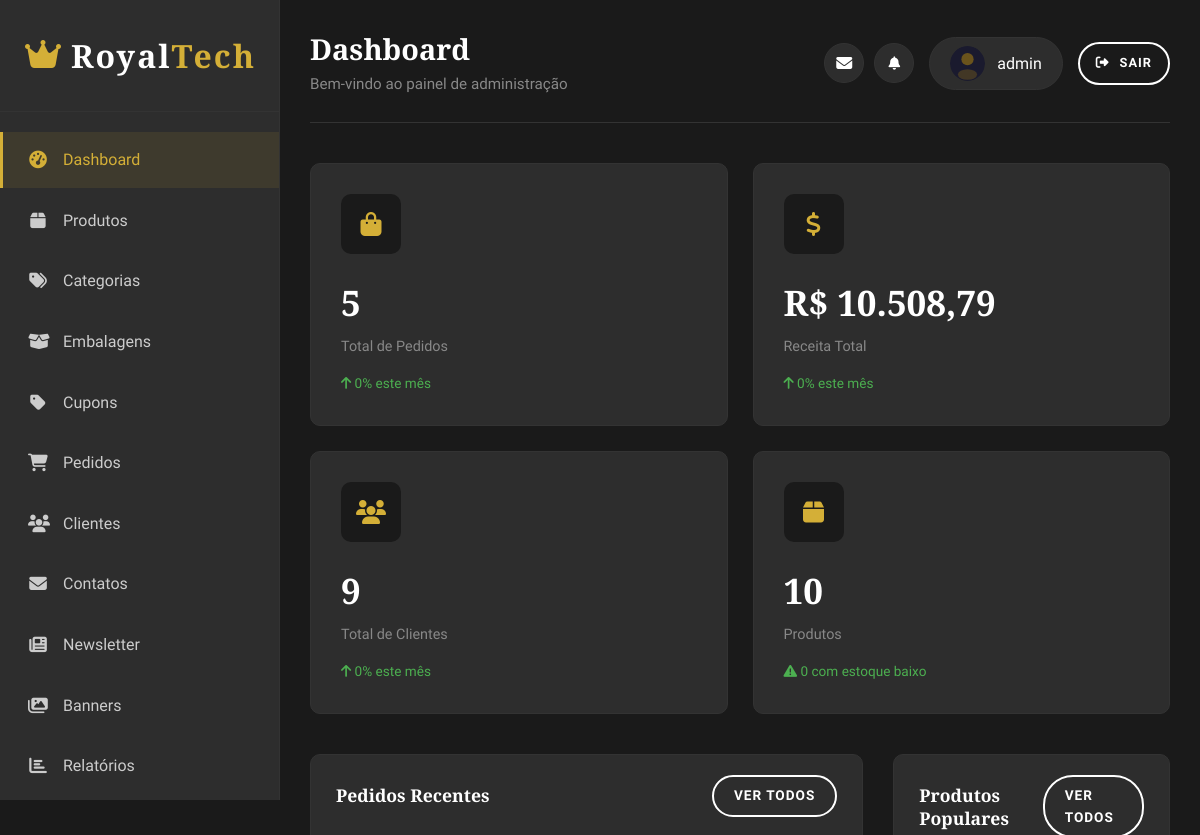
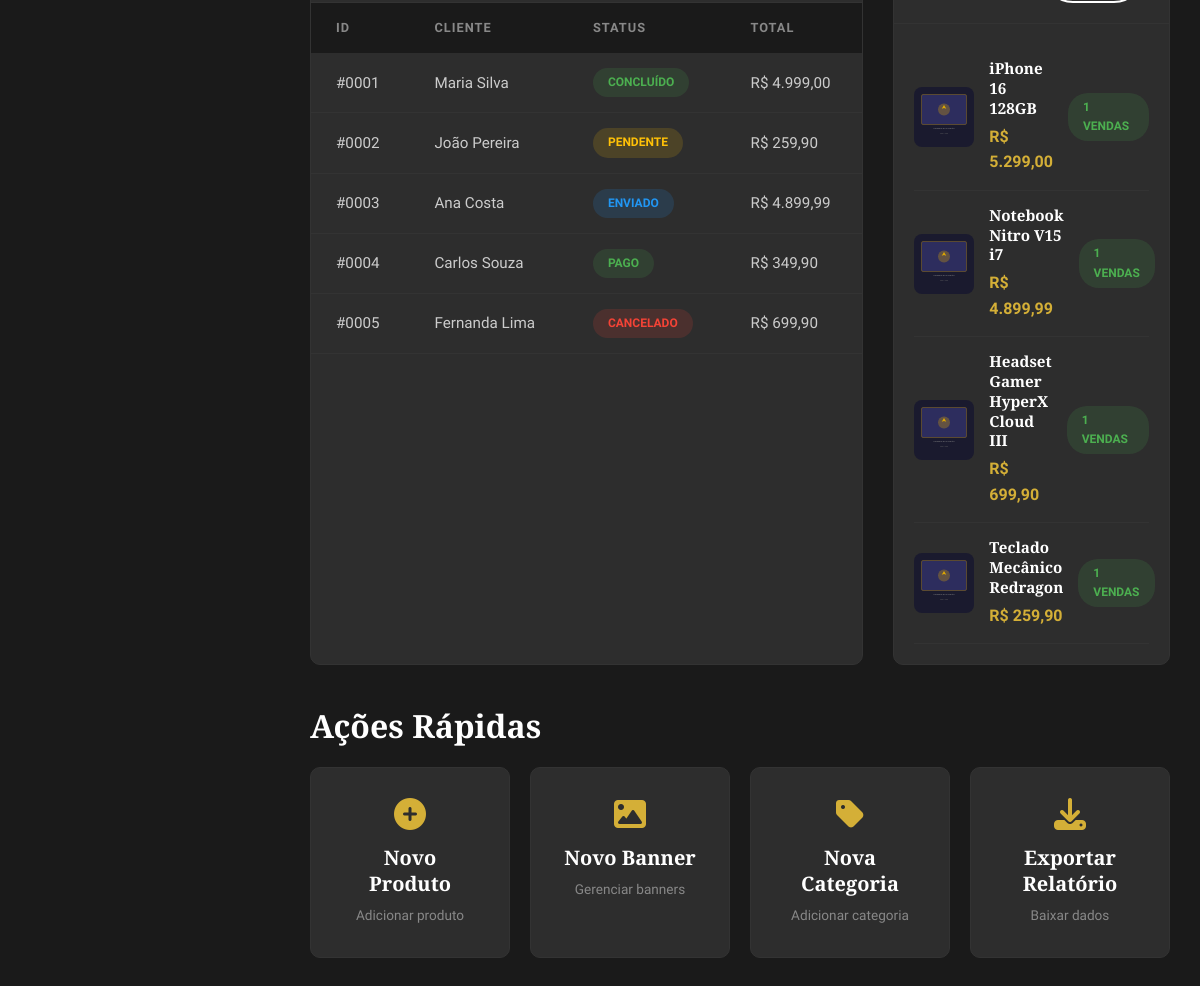
The page /pages/admin/index.php (signed in) on the database its author committed (2 pictures, top to bottom).
### tables this page shows
CREATE TABLE IF NOT EXISTS e5_orders (
  id INT PRIMARY KEY AUTO_INCREMENT,
  user_id INT NOT NULL,
  status ENUM('pending','paid','shipped','delivered','canceled') NOT NULL DEFAULT 'pending',
  total DECIMAL(10,2) NOT NULL,
  shipping_method VARCHAR(50) NULL,
  shipping_cost DECIMAL(10,2) NOT NULL DEFAULT 0.00,
  payment_method VARCHAR(50) NULL,
  coupon_code VARCHAR(50) NULL,
  payment_card_last_four CHAR(4) NULL,
  payment_status ENUM('pending','paid','refunded') NOT NULL DEFAULT 'pending',
  shipping_neighborhood VARCHAR(80) NULL,
  shipping_city VARCHAR(80) NULL,
  shipping_state VARCHAR(40) NULL,
  shipping_postal_code VARCHAR(10) NULL,
  tracking_code VARCHAR(100) NULL,
  comprovante_filename VARCHAR(60) NULL,
  email_status ENUM('sent','failed','skipped') NULL,
  email_error TEXT NULL,
  created_at TIMESTAMP DEFAULT CURRENT_TIMESTAMP,
  updated_at TIMESTAMP DEFAULT CURRENT_TIMESTAMP ON UPDATE CURRENT_TIMESTAMP,
  CONSTRAINT fk_orders_user FOREIGN KEY (user_id) REFERENCES e5_users(id)
);

CREATE TABLE IF NOT EXISTS e5_users (
  id INT PRIMARY KEY AUTO_INCREMENT,
  name VARCHAR(80) NOT NULL,
  email VARCHAR(120) UNIQUE NOT NULL,
  cpf VARCHAR(14) NULL,
  username VARCHAR(40) UNIQUE NOT NULL,
  password VARCHAR(255) NOT NULL,
  role ENUM('customer','admin') NOT NULL DEFAULT 'customer',
  postal_code VARCHAR(10) NOT NULL,
  street VARCHAR(120) NOT NULL,
  number INT NOT NULL,
  complement VARCHAR(80) DEFAULT NULL,
  created_at TIMESTAMP DEFAULT CURRENT_TIMESTAMP,
  updated_at TIMESTAMP DEFAULT CURRENT_TIMESTAMP ON UPDATE CURRENT_TIMESTAMP
);

CREATE TABLE IF NOT EXISTS e5_products (
  id INT PRIMARY KEY AUTO_INCREMENT,
  category_id INT NOT NULL,
  name VARCHAR(150) NOT NULL,
  slug VARCHAR(180) NOT NULL UNIQUE,
  description TEXT NULL,
  brand VARCHAR(80) NULL,
  price DECIMAL(10,2) NOT NULL,
  old_price DECIMAL(10,2) NULL,
  stock INT NOT NULL DEFAULT 0,
  is_featured TINYINT(1) NOT NULL DEFAULT 0,
  package_size_id INT NULL,
  weight_kg DECIMAL(5,2) NULL,
  height_cm DECIMAL(5,1) NULL,
  width_cm DECIMAL(5,1) NULL,
  length_cm DECIMAL(5,1) NULL,
  created_at TIMESTAMP DEFAULT CURRENT_TIMESTAMP,
  updated_at TIMESTAMP DEFAULT CURRENT_TIMESTAMP ON UPDATE CURRENT_TIMESTAMP,
  CONSTRAINT fk_products_category FOREIGN KEY (category_id) REFERENCES e5_categories(id),
  CONSTRAINT fk_products_package_size FOREIGN KEY (package_size_id) REFERENCES e5_package_sizes(id)
);

### includes/status_labels.php (called while the page is built, shortened)
<?php
$statusLabels = [
    'pending' => ['label' => 'Pendente', 'class' => 'status-pending'],
    'paid'    => ['label' => 'Pago',     'class' => 'status-active'],
    'shipped' => ['label' => 'Enviado',  'class' => 'status-processing'],
    'delivered'=> ['label' => 'Concluído','class' => 'status-active'],
    'canceled'=> ['label' => 'Cancelado','class' => 'status-inactive'],
];

### includes/image_helpers.php (called while the page is built, shortened)
<?php
function imageAvailable(string $path): bool
{
    $file = realpath(__DIR__ . '/../' . ltrim($path, '/'));
    return $file !== false && is_file($file);
}
function renderProductImage(string $path, string $basePath, string $fallback = 'assets/img/placeholder-product.svg'): string
{
    return $basePath . ltrim($fallback, '/');
}

### pages/admin/index.php (the view, shortened to what this page needs)
<?php
include '../../database/connection.php';
require_once __DIR__ . '/../../includes/status_labels.php';
require_once __DIR__ . '/../../includes/image_helpers.php';
$totalOrders = $pdo->query('SELECT COUNT(*) FROM e5_orders')->fetchColumn();
$totalRevenue = $pdo->query("SELECT COALESCE(SUM(total), 0) FROM e5_orders WHERE status != 'canceled'")->fetchColumn();
$totalCustomers = $pdo->query("SELECT COUNT(*) FROM e5_users WHERE role = 'customer'")->fetchColumn();
$totalProducts = $pdo->query('SELECT COUNT(*) FROM e5_products')->fetchColumn();
$currMonthOrders = $pdo->query("SELECT COUNT(*) FROM e5_orders WHERE created_at >= DATE_SUB(NOW(), INTERVAL 1 MONTH)")->fetchColumn();
$prevMonthOrders = $pdo->query("SELECT COUNT(*) FROM e5_orders WHERE created_at >= DATE_SUB(NOW(), INTERVAL 2 MONTH) AND created_at < DATE_SUB(NOW(), INTERVAL 1 MONTH)")->fetchColumn();
$orderChange = $prevMonthOrders > 0 ? round(($currMonthOrders - $prevMonthOrders) / $prevMonthOrders * 100, 1) : 0;
$currMonthRevenue = $pdo->query("SELECT COALESCE(SUM(total), 0) FROM e5_orders WHERE status != 'canceled' AND created_at >= DATE_SUB(NOW(), INTERVAL 1 MONTH)")->fetchColumn();
$prevMonthRevenue = $pdo->query("SELECT COALESCE(SUM(total), 0) FROM e5_orders WHERE status != 'canceled' AND created_at >= DATE_SUB(NOW(), INTERVAL 2 MONTH) AND created_at < DATE_SUB(NOW(), INTERVAL 1 MONTH)")->fetchColumn();
$revenueChange = $prevMonthRevenue > 0 ? round(($currMonthRevenue - $prevMonthRevenue) / $prevMonthRevenue * 100, 1) : 0;
$currMonthCustomers = $pdo->query("SELECT COUNT(*) FROM e5_users WHERE role = 'customer' AND created_at >= DATE_SUB(NOW(), INTERVAL 1 MONTH)")->fetchColumn();
$prevMonthCustomers = $pdo->query("SELECT COUNT(*) FROM e5_users WHERE role = 'customer' AND created_at >= DATE_SUB(NOW(), INTERVAL 2 MONTH) AND created_at < DATE_SUB(NOW(), INTERVAL 1 MONTH)")->fetchColumn();
$customerChange = $prevMonthCustomers > 0 ? round(($currMonthCustomers - $prevMonthCustomers) / $prevMonthCustomers * 100, 1) : 0;
$lowStockCount = $pdo->query("SELECT COUNT(*) FROM e5_products WHERE stock <= 5")->fetchColumn();
$recentOrders = $pdo->query('SELECT o.id, o.status, o.total, o.created_at, u.name AS user_name FROM e5_orders o INNER JOIN e5_users u ON u.id = o.user_id ORDER BY o.created_at DESC LIMIT 5')->fetchAll();
$topProducts = $pdo->query('
    SELECT p.id, p.name, p.price, SUM(oi.quantity) AS qty,
        (SELECT pi.image_path FROM e5_product_images pi WHERE pi.product_id = p.id ORDER BY pi.is_primary DESC, pi.id ASC LIMIT 1) AS image_path
    FROM e5_order_items oi
    INNER JOIN e5_products p ON p.id = oi.product_id
    GROUP BY oi.product_id, p.name, p.price, p.id
    ORDER BY qty DESC
    LIMIT 4
')->fetchAll();
?>
<!DOCTYPE html>
<html lang="pt-BR">
<head>
    <?php include 'head_inc.php'; ?>
</head>
<body>
    <div class="admin-wrapper">
        <?php $activePage = 'dashboard'; include 'sidebar_inc.php'; ?>
        <main class="admin-main">
            <header class="admin-header">
                <div class="admin-title">
                    <h2>Dashboard</h2>
                    <p>Bem-vindo ao painel de administração</p>
                </div>
                <div class="admin-actions">
                    <?php include 'header_user_inc.php'; ?>
                </div>
            </header>
            <div class="admin-cards">
                <div class="admin-card">
                    <div class="admin-card-icon"><i class="fas fa-shopping-bag"></i></div>
                    <div class="admin-card-value"><?php echo $totalOrders; ?></div>
                    <div class="admin-card-label">Total de Pedidos</div>
                    <div class="admin-card-change <?php echo $orderChange >= 0 ? 'positive' : 'negative'; ?>">
                        <i class="fas fa-arrow-<?php echo $orderChange >= 0 ? 'up' : 'down'; ?>"></i> <?php echo abs($orderChange); ?>% este mês
                    </div>
                </div>
                <div class="admin-card">
                    <div class="admin-card-icon"><i class="fas fa-dollar-sign"></i></div>
                    <div class="admin-card-value">R$ <?php echo number_format($totalRevenue, 2, ',', '.'); ?></div>
                    <div class="admin-card-label">Receita Total</div>
                    <div class="admin-card-change <?php echo $revenueChange >= 0 ? 'positive' : 'negative'; ?>">
                        <i class="fas fa-arrow-<?php echo $revenueChange >= 0 ? 'up' : 'down'; ?>"></i> <?php echo abs($revenueChange); ?>% este mês
                    </div>
                </div>
                <div class="admin-card">
                    <div class="admin-card-icon"><i class="fas fa-users"></i></div>
                    <div class="admin-card-value"><?php echo $totalCustomers; ?></div>
                    <div class="admin-card-label">Total de Clientes</div>
                    <div class="admin-card-change <?php echo $customerChange >= 0 ? 'positive' : 'negative'; ?>">
                        <i class="fas fa-arrow-<?php echo $customerChange >= 0 ? 'up' : 'down'; ?>"></i> <?php echo abs($customerChange); ?>% este mês
                    </div>
                </div>
                <div class="admin-card">
                    <div class="admin-card-icon"><i class="fas fa-box"></i></div>
                    <div class="admin-card-value"><?php echo $totalProducts; ?></div>
                    <div class="admin-card-label">Produtos</div>
                    <div class="admin-card-change <?php echo $lowStockCount > 0 ? 'negative' : 'positive'; ?>" style="<?php echo $lowStockCount > 0 ? 'cursor:pointer;' : ''; ?>" title="<?php echo $lowStockCount; ?> produto(s) com estoque baixo">
                        <i class="fas fa-exclamation-triangle"></i> <?php echo $lowStockCount; ?> com estoque baixo
                    </div>
                </div>
            </div>
            <div style="display: grid; grid-template-columns: 2fr 1fr; gap: 30px;">
                <div class="admin-table-container">
                    <div class="admin-table-header">
                        <h3>Pedidos Recentes</h3>
                        <a href="orders.php" class="btn btn-secondary" style="padding: 8px 20px; font-size: 0.85rem;">Ver Todos</a>
                    </div>
                    <table class="admin-table">
                        <thead><tr><th>ID</th><th>Cliente</th><th>Status</th><th>Total</th></tr></thead>
                        <tbody>
                            <?php if (empty($recentOrders)): ?>
                            <tr><td colspan="4" style="text-align:center; color:var(--color-gray); padding:30px;">Nenhum pedido ainda.</td></tr>
                            <?php else: foreach ($recentOrders as $o):
                                $info = $statusLabels[$o['status']] ?? ['label' => $o['status'], 'class' => ''];
                                $label = $info['label'];
                                $class = $info['class'];
                            ?>
                            <tr>
                                <td>#<?php echo str_pad((string)$o['id'], 4, '0', STR_PAD_LEFT); ?></td>
                                <td><?php echo htmlspecialchars($o['user_name'], ENT_QUOTES, 'UTF-8'); ?></td>
                                <td><span class="status-badge <?php echo $class; ?>"><?php echo $label; ?></span></td>
                                <td>R$ <?php echo number_format((float)$o['total'], 2, ',', '.'); ?></td>
                            </tr>
                            <?php endforeach; endif; ?>
                        </tbody>
                    </table>
                </div>
                <div class="admin-table-container">
                    <div class="admin-table-header">
                        <h3>Produtos Populares</h3>
                        <a href="products.php" class="btn btn-secondary" style="padding: 8px 20px; font-size: 0.85rem;">Ver Todos</a>
                    </div>
                    <div style="padding: 20px;">
                        <?php if (empty($topProducts)): ?>
                        <p style="color:var(--color-gray); text-align:center; padding:20px;">Nenhuma venda ainda.</p>
                        <?php else: foreach ($topProducts as $p):
                            $img = renderProductImage((string) ($p['image_path'] ?? ''), '../../');
                        ?>
                        <div class="popular-product" style="display: flex; align-items: center; gap: 15px; padding: 15px 0; border-bottom: 1px solid var(--color-border);">
                            <img src="<?php echo htmlspecialchars($img, ENT_QUOTES, 'UTF-8'); ?>" alt="<?php echo htmlspecialchars($p['name'], ENT_QUOTES, 'UTF-8'); ?>" style="width: 60px; height: 60px; object-fit: cover; border-radius: 8px;">
                            <div style="flex: 1;">
                                <h5 style="font-size: 0.95rem; margin-bottom: 5px;"><?php echo htmlspecialchars($p['name'], ENT_QUOTES, 'UTF-8'); ?></h5>
                                <span style="color: var(--color-primary); font-weight: 600;">R$ <?php echo number_format((float)$p['price'], 2, ',', '.'); ?></span>
                            </div>
                            <span class="status-badge status-active"><?php echo (int)$p['qty']; ?> vendas</span>
                        </div>
                        <?php endforeach; endif; ?>
                    </div>
                </div>
            </div>
            <div style="margin-top: 40px;">
                <h3 style="margin-bottom: 20px;">Ações Rápidas</h3>
                <div style="display: grid; grid-template-columns: repeat(4, 1fr); gap: 20px;">
                    <a href="products.php?action=add" class="quick-action-card" style="background: var(--color-black-light); border: 1px solid var(--color-border); border-radius: 10px; padding: 30px; text-align: center; transition: var(--transition); display: block;">
                        <i class="fas fa-plus-circle" style="font-size: 2rem; color: var(--color-primary); margin-bottom: 15px;"></i>
                        <h5 style="margin-bottom: 5px;">Novo Produto</h5>
                        <span style="color: var(--color-gray); font-size: 0.85rem;">Adicionar produto</span>
                    </a>
                    <a href="banners.php?action=add" class="quick-action-card" style="background: var(--color-black-light); border: 1px solid var(--color-border); border-radius: 10px; padding: 30px; text-align: center; transition: var(--transition); display: block;">
                        <i class="fas fa-image" style="font-size: 2rem; color: var(--color-primary); margin-bottom: 15px;"></i>
                        <h5 style="margin-bottom: 5px;">Novo Banner</h5>
                        <span style="color: var(--color-gray); font-size: 0.85rem;">Gerenciar banners</span>
                    </a>
                    <a href="categories.php?action=add" class="quick-action-card" style="background: var(--color-black-light); border: 1px solid var(--color-border); border-radius: 10px; padding: 30px; text-align: center; transition: var(--transition); display: block;">
                        <i class="fas fa-tag" style="font-size: 2rem; color: var(--color-primary); margin-bottom: 15px;"></i>
                        <h5 style="margin-bottom: 5px;">Nova Categoria</h5>
                        <span style="color: var(--color-gray); font-size: 0.85rem;">Adicionar categoria</span>
                    </a>
                    <a href="reports.php" class="quick-action-card" style="background: var(--color-black-light); border: 1px solid var(--color-border); border-radius: 10px; padding: 30px; text-align: center; transition: var(--transition); display: block;">
                        <i class="fas fa-download" style="font-size: 2rem; color: var(--color-primary); margin-bottom: 15px;"></i>
                        <h5 style="margin-bottom: 5px;">Exportar Relatório</h5>
                        <span style="color: var(--color-gray); font-size: 0.85rem;">Baixar dados</span>
                    </a>
                </div>
            </div>
        </main>
    </div>
</body>
</html>

### rows shown on the page
e5_orders: id "0001", user.name "Maria Silva", status "CONCLUÍDO", total "4.999,00"
e5_orders: id "0002", user.name "João Pereira", status "PENDENTE", total "259,90"
e5_orders: id "0003", user.name "Ana Costa", status "ENVIADO", total "4.899,99"
e5_orders: id "0004", user.name "Carlos Souza", status "PAGO", total "349,90"
e5_orders: id "0005", user.name "Fernanda Lima", status "CANCELADO", total "699,90"
e5_products: name "iPhone 16 128GB", price "5.299,00", qty "1"
e5_products: name "Notebook Nitro V15 i7", price "4.899,99", qty "1"
e5_products: name "Headset Gamer HyperX Cloud III", price "699,90", qty "1"
e5_products: name "Teclado Mecânico Redragon", price "259,90", qty "1"

### other values the page prints
$item['label'] "Dashboard"
$item['label'] "Produtos"
$item['label'] "Categorias"
$item['label'] "Embalagens"
$item['label'] "Cupons"
$item['label'] "Pedidos"
$item['label'] "Clientes"
$item['label'] "Contatos"
$item['label'] "Newsletter"
$item['label'] "Banners"
$item['label'] "Relatórios"
$adminUserName "admin"
$totalOrders "5"
abs($orderChange) "0"
$totalRevenue "10.508,79"
